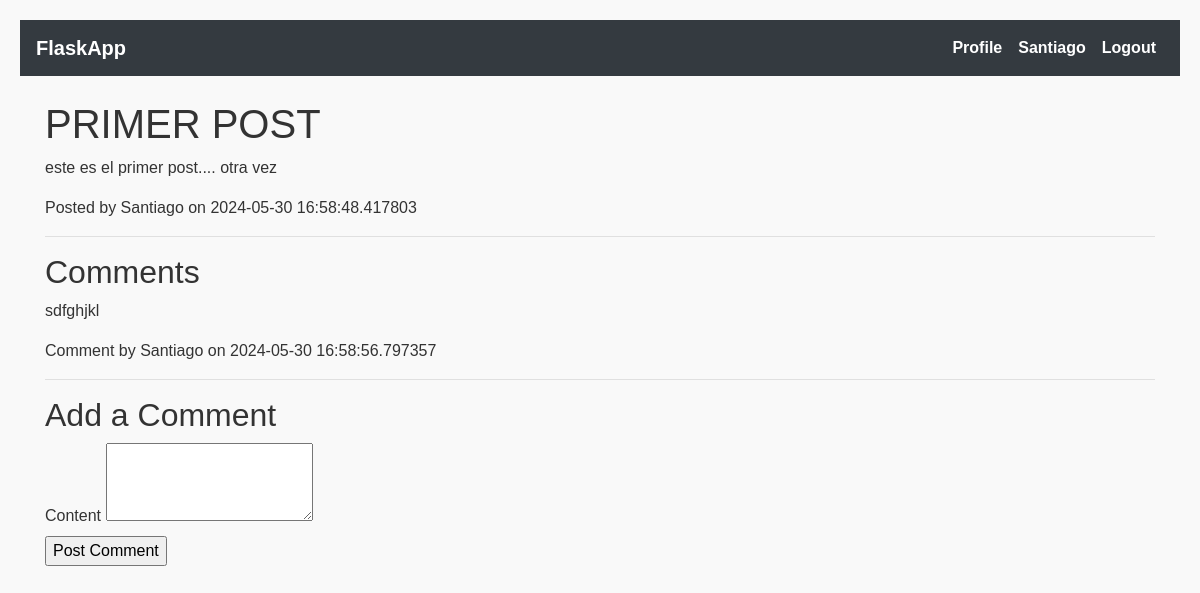
The app's page /post/1 (signed in) with its own data.
### app/models.py (models this page shows, shortened)
class User(db.Model, UserMixin):
    id = db.Column(db.Integer, primary_key=True)
    username = db.Column(db.String(20), unique=True, nullable=False)
    email = db.Column(db.String(120), unique=True, nullable=False)
    password = db.Column(db.String(60), nullable=False)
    bio = db.Column(db.String(500), nullable=True)
    profile_picture = db.Column(db.String(150), nullable=True)
    posts = db.relationship('Post', backref='author', lazy=True)

class Post(db.Model):
    id = db.Column(db.Integer, primary_key=True)
    title = db.Column(db.String(100), nullable =False)
    date_posted = db.Column(db.DateTime, nullable=False, default= datetime.now)
    content = db.Column(db.Text, nullable=False)
    user_id = db.Column(db.Integer, ForeignKey('user.id'), nullable=False)
    comments = db.relationship('Comment', backref='post', lazy=True)

class Comment(db.Model):
    id = db.Column(db.Integer, primary_key=True)
    content = db.Column(db.Text, nullable=False)
    date_posted = db.Column(db.DateTime, nullable=False, default=datetime.now)
    user_id = db.Column(db.Integer, db.ForeignKey('user.id'), nullable=False)
    post_id = db.Column(db.Integer, db.ForeignKey('post.id'), nullable=False)
    author = db.relationship('User', backref='comments', foreign_keys=[user_id])

### app/routes.py (the view)
@app.route("/post/<int:post_id>", methods=['GET', 'POST'])
@login_required
def post(post_id):
    post = Post.query.get_or_404(post_id)
    form = CommentForm()
    if form.validate_on_submit():
        comment = Comment(content=form.content.data, author=current_user, post=post)
        db.session.add(comment)
        db.session.commit()
        flash('Your comment has been created!', 'success')
        return redirect(url_for('post', post_id=post.id))
    comments = Comment.query.filter_by(post_id=post.id).all()
    return render_template('post.html', title=post.title, post=post, form=form, comments=comments)

### app/forms.py
class CommentForm(FlaskForm):
    content = TextAreaField('Content', validators=[DataRequired()])
    submit = SubmitField('Post Comment')

### app/models.py (called while the page is built)
@login_manager.user_loader
def load_user(user_id):
    return User.query.get(int(user_id))

### app/templates/post.html (shortened to what this page needs)
{% extends "base.html" %}
{% block content %}
  <h1>{{ post.title }}</h1>
  <p>{{ post.content }}</p>
  <p>Posted by {{ post.author.username }} on {{ post.date_posted }}</p>
  <hr>
  <h2>Comments</h2>
  {% for comment in comments %}
    <div class="comment">
      <p>{{ comment.content }}</p>
      <p>Comment by {{ comment.author.username }} on {{ comment.date_posted }}</p>
    </div>
  {% endfor %}
  <hr>
  <h2>Add a Comment</h2>
  <form method="POST" action="">
    <div>{{ form.content.label }} {{ form.content(rows=3) }}</div>
    <div>{{ form.submit() }}</div>
  </form>
{% endblock %}

### app/templates/base.html (shortened to what this page needs)
<!DOCTYPE html>
<html lang="en">
<head>
    <link rel="stylesheet" href="https://stackpath.bootstrapcdn.com/bootstrap/4.3.1/css/bootstrap.min.css">
    <link rel="stylesheet" href="{{ url_for('static', filename='style.css') }}">
</head>
<body>
    <nav class="navbar navbar-expand-lg navbar-dark bg-dark">
        <a class="navbar-brand" href="{{ url_for('home') }}">FlaskApp</a>
        <div class="collapse navbar-collapse" id="navbarNav">
            <ul class="navbar-nav ml-auto">
                {% if current_user.is_authenticated %}
                    <li class="nav-item">
                        <a class="nav-link" href="{{ url_for('profile') }}">Profile</a>
                    </li>
                    <li class="nav-item">
                        <a class="nav-link" href="#">{{ current_user.username }}</a>
                    </li>
                    <li class="nav-item">
                        <a class="nav-link" href="{{ url_for('logout') }}">Logout</a>
                    </li>
                {% endif %}
            </ul>
        </div>
    </nav>
    <div class="container mt-4">
        {% block content %}{% endblock %}
    </div>
</body>
</html>

### app/static/style.css (style rules this page uses)
:root { --primary-color: #4CAF50; --secondary-color: #f9f9f9; --accent-color: #FF5722; --text-color: #333; }
body { background-color: var(--secondary-color); color: var(--text-color); font-family: 'Poppins', sans-serif; margin: 0; padding: 20px; }
a { color: var(--primary-color); text-decoration: none; }
.navbar { font-family: 'Poppins', sans-serif; font-weight: 600; }
.nav-link { color: white !important; transition: color 0.3s ease; }

### records on screen
User: username "Santiago", author.username "Santiago"
Post: title "PRIMER POST", content "este es el primer post.... otra vez", date_posted "2024-05-30 16:58:48.417803"
Comment: content "sdfghjkl", author.username "Santiago", date_posted "2024-05-30 16:58:56.797357"
